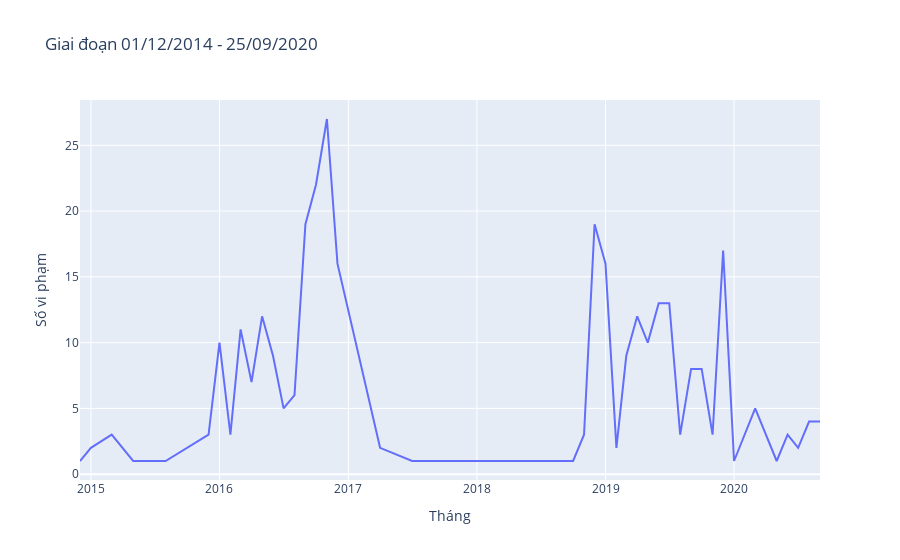

The code cell stored with this chart in its notebook:
### Code cell
def create_plot_for_cases(df):
    case_df = df.copy()
    case_df['year_month'] = pd.to_datetime(df['occurrence_time']).dt.strftime('%Y-%m')  
    first_date = pd.to_datetime(case_df['occurrence_time'].min()).strftime('%d/%m/%Y') 
    last_date = pd.to_datetime(case_df['occurrence_time'].max()).strftime('%d/%m/%Y') 
    case_df.drop_duplicates(['occurrence_time', 'tinh_thanhphotrunguong', 'category_broad'], inplace=True)
    case_df = case_df.groupby(['year_month']).count().reset_index()
    
    case_df['Số vi phạm'] = case_df['tinh_thanhphotrunguong']
    case_df['Tháng'] = case_df['year_month']
    fig = px.line(case_df, x='Tháng', y='Số vi phạm', 
                  title=f'Giai đoạn {first_date} - {last_date}')
    
    return fig

create_plot_for_cases(database)

### Figure 1 — Plotly figure (JSON) as saved in the notebook; plotly's stock layout.template omitted (floating-point values rounded to 4 significant figures)
{"data": [{"hovertemplate": "Tháng=%{x}<br>Số vi phạm=%{y}<extra></extra>", "legendgroup": "", "line": {"color": "#636efa", "dash": "solid"}, "marker": {"symbol": "circle"}, "mode": "lines", "name": "", "orientation": "v", "showlegend": false, "type": "scatter", "x": ["2014-12", "2015-01", "2015-03", "2015-04", "2015-05", "2015-06", "2015-08", "2015-12", "2016-01", "2016-02", "2016-03", "2016-04", "2016-05", "2016-06", "2016-07", "2016-08", "2016-09", "2016-10", "2016-11", "2016-12", "2017-04", "2017-07", "2018-02", "2018-04", "2018-06", "2018-07", "2018-09", "2018-10", "2018-11", "2018-12", "2019-01", "2019-02", "2019-03", "2019-04", "2019-05", "2019-06", "2019-07", "2019-08", "2019-09", "2019-10", "2019-11", "2019-12", "2020-01", "2020-03", "2020-05", "2020-06", "2020-07", "2020-08", "2020-09"], "xaxis": "x", "y": [1, 2, 3, 2, 1, 1, 1, 3, 10, 3, 11, 7, 12, 9, 5, 6, 19, 22, 27, 16, 2, 1, 1, 1, 1, 1, 1, 1, 3, 19, 16, 2, 9, 12, 10, 13, 13, 3, 8, 8, 3, 17, 1, 5, 1, 3, 2, 4, 4], "yaxis": "y"}], "layout": {"legend": {"tracegroupgap": 0}, "title": {"text": "Giai đoạn 01/12/2014 - 25/09/2020"}, "xaxis": {"anchor": "y", "domain": [0, 1], "title": {"text": "Tháng"}}, "yaxis": {"anchor": "x", "domain": [0, 1], "title": {"text": "Số vi phạm"}}}}
